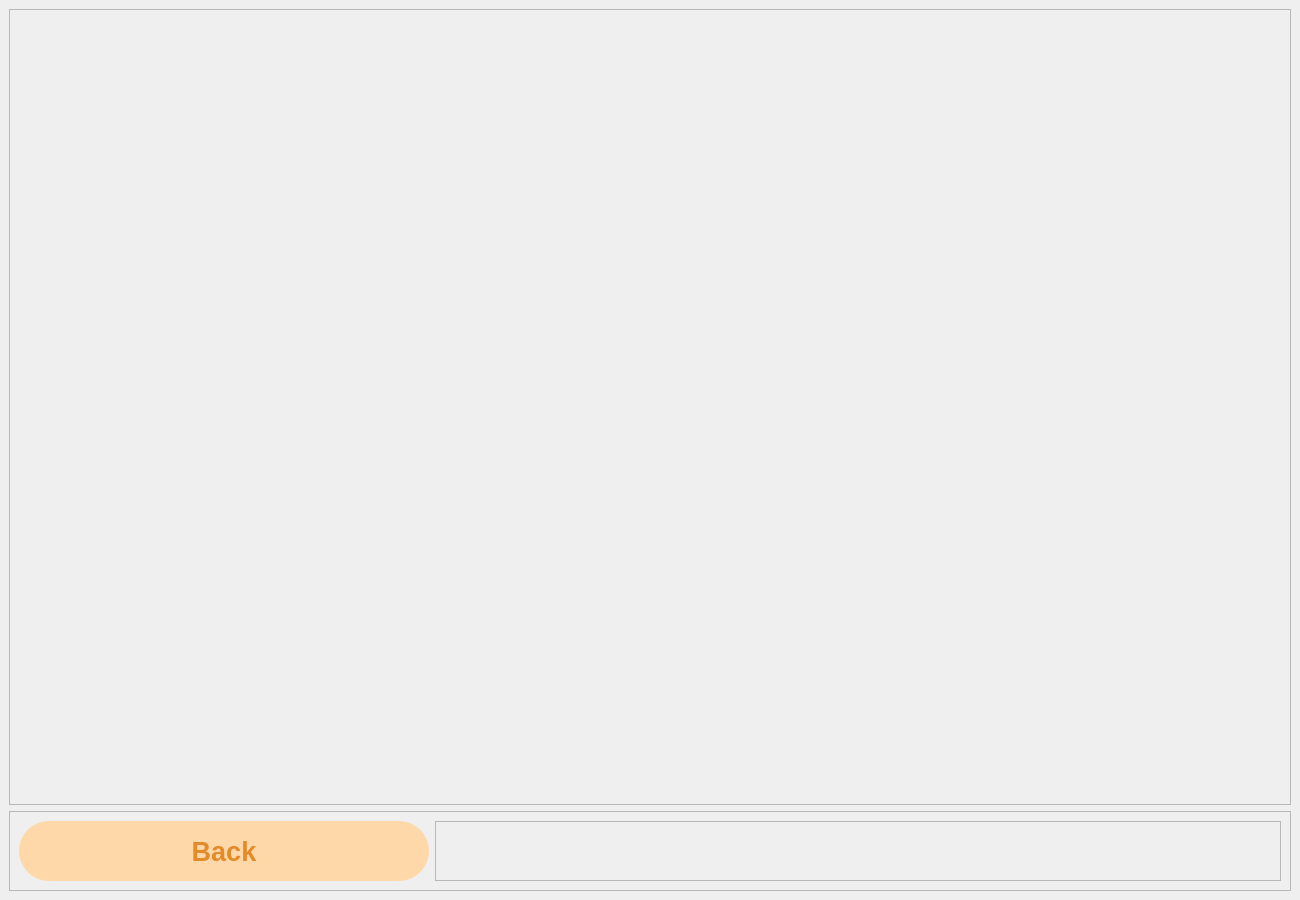
<?xml version="1.0" encoding="UTF-8"?>
<ui version="4.0">
 <class>OfferedTasks</class>
 <widget class="QMainWindow" name="OfferedTasks">
  <property name="geometry">
   <rect>
    <x>0</x>
    <y>0</y>
    <width>1300</width>
    <height>900</height>
   </rect>
  </property>
  <property name="windowTitle">
   <string>MainWindow</string>
  </property>
  <property name="styleSheet">
   <string notr="true"/>
  </property>
  <widget class="QWidget" name="centralwidget">
   <layout class="QGridLayout" name="gridLayout">
    <item row="0" column="0">
     <widget class="QFrame" name="frame_4">
      <property name="frameShape">
       <enum>QFrame::Shape::StyledPanel</enum>
      </property>
      <property name="frameShadow">
       <enum>QFrame::Shadow::Raised</enum>
      </property>
      <layout class="QGridLayout" name="gridLayout_5"/>
     </widget>
    </item>
    <item row="1" column="0">
     <widget class="QFrame" name="frame_5">
      <property name="maximumSize">
       <size>
        <width>16777215</width>
        <height>80</height>
       </size>
      </property>
      <property name="styleSheet">
       <string notr="true">QPushButton{
	border: 1px solid #FFD8A9;
    height: 20px;
    background-color: #FFD8A9;
border-radius: 30px;
color:#E38B29;
}

QPushButton:hover{
    background-color: #9c6644;
border: 1px solid #9c6644;
	color:#FFD8A9;
transition: all 0.3s ease-in-out;
}</string>
      </property>
      <property name="frameShape">
       <enum>QFrame::Shape::StyledPanel</enum>
      </property>
      <property name="frameShadow">
       <enum>QFrame::Shadow::Raised</enum>
      </property>
      <layout class="QGridLayout" name="gridLayout_6">
       <property name="rightMargin">
        <number>9</number>
       </property>
       <item row="0" column="0">
        <widget class="QPushButton" name="back">
         <property name="maximumSize">
          <size>
           <width>410</width>
           <height>75</height>
          </size>
         </property>
         <property name="font">
          <font>
           <pointsize>20</pointsize>
           <bold>true</bold>
          </font>
         </property>
         <property name="cursor">
          <cursorShape>PointingHandCursor</cursorShape>
         </property>
         <property name="text">
          <string>Back</string>
         </property>
        </widget>
       </item>
       <item row="0" column="1">
        <widget class="QFrame" name="frame_6">
         <property name="frameShape">
          <enum>QFrame::Shape::StyledPanel</enum>
         </property>
         <property name="frameShadow">
          <enum>QFrame::Shadow::Raised</enum>
         </property>
        </widget>
       </item>
      </layout>
     </widget>
    </item>
   </layout>
  </widget>
 </widget>
 <resources/>
 <connections/>
</ui>
